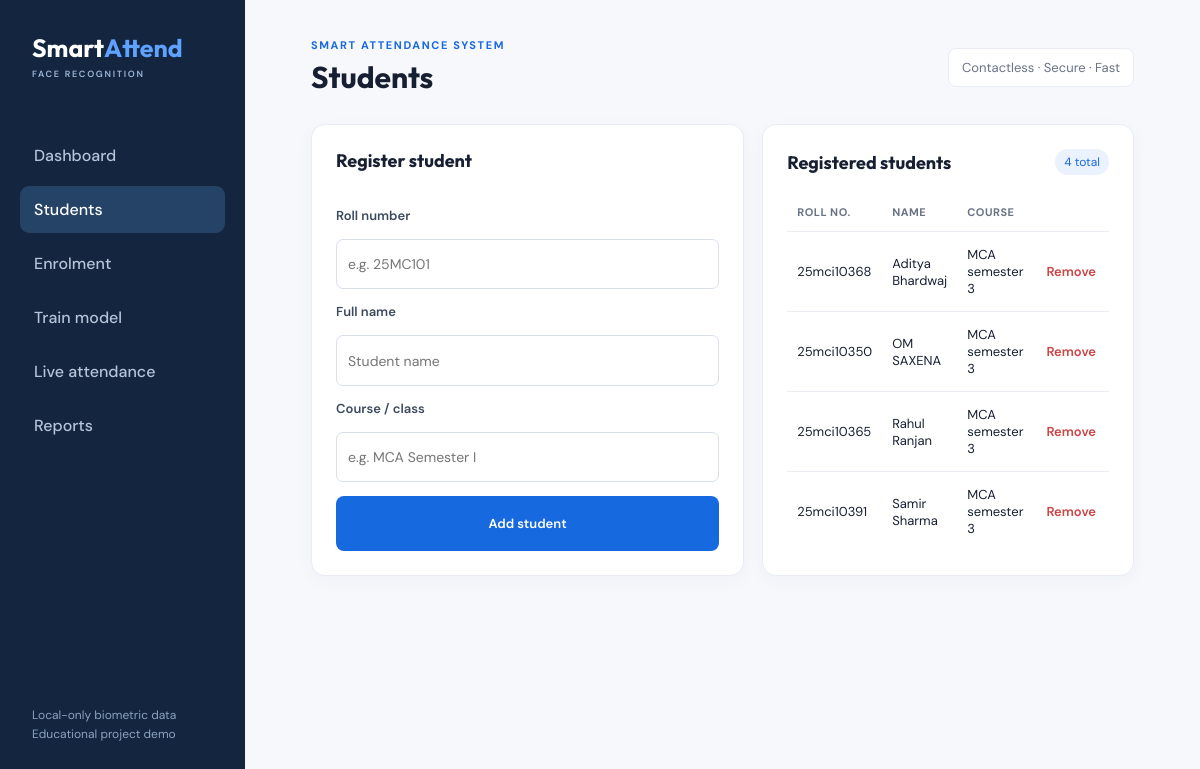
/students, run on the app's committed database.
### tables this page shows
CREATE TABLE students (
          id INTEGER PRIMARY KEY AUTOINCREMENT,
          roll_no TEXT NOT NULL UNIQUE,
          name TEXT NOT NULL,
          course TEXT NOT NULL,
          created_at TEXT NOT NULL DEFAULT CURRENT_TIMESTAMP
        );

### app.py (the view, shortened to what this page needs)
@app.route("/students", methods=["GET", "POST"])
def students():
    with connection() as con:
        rows = con.execute("SELECT * FROM students ORDER BY name").fetchall()
    return render_template("students.html", students=rows)

### app.py (called while the page is built)
def connection():
    con = sqlite3.connect(DB)
    con.row_factory = sqlite3.Row
    return con

### templates/students.html
{% extends 'base.html' %}{% block heading %}Students{% endblock %}{% block content %}<section class="grid"><form class="panel form" method="post"><h2>Register student</h2><label>Roll number<input name="roll_no" placeholder="e.g. 25MC101" required></label><label>Full name<input name="name" placeholder="Student name" required></label><label>Course / class<input name="course" placeholder="e.g. MCA Semester I" required></label><button>Add student</button></form><div class="panel"><div class="panel-title"><h2>Registered students</h2><span class="tag">{{students|length}} total</span></div>{% if students %}<table><tr><th>Roll no.</th><th>Name</th><th>Course</th><th></th></tr>{% for row in students %}<tr><td>{{row.roll_no}}</td><td>{{row.name}}</td><td>{{row.course}}</td><td><form method="post" action="/students/{{row.id}}/delete" onsubmit="return confirm('Remove this student and their records?')"><button class="text danger">Remove</button></form></td></tr>{% endfor %}</table>{% else %}<div class="empty">Add your first student using the form.</div>{% endif %}</div></section>{% endblock %}

### static/style.css (style rules this page uses)
:root { --navy:#13253f;--blue:#1769e0;--sky:#eaf2ff;--ink:#172033;--muted:#697386;--line:#e9edf3;--green:#0e9f6e;--red:#d14343 }
* { box-sizing:border-box }
body { margin:0;background:#f6f8fc;color:var(--ink);font-family:'DM Sans',sans-serif;display:flex;min-height:100vh }
h1,h2 { font-family:Outfit;margin:0 }
h2 { font-size:18px }
.card,.panel { background:white;border:1px solid var(--line);border-radius:14px;box-shadow:0 5px 18px rgba(28,46,75,.035) }
.grid { display:grid;grid-template-columns:2fr 1fr;gap:18px }
.panel { padding:24px }
.panel-title { display:flex;justify-content:space-between;align-items:center;margin-bottom:18px }
table { width:100%;border-collapse:collapse;font-size:13px }
th { text-align:left;color:var(--muted);font-size:11px;letter-spacing:.5px;text-transform:uppercase;padding:12px 10px;border-bottom:1px solid var(--line) }
td { padding:14px 10px;border-bottom:1px solid var(--line) }
tr:last-child td { border:0 }
button,.button { border:0;background:var(--blue);color:white;border-radius:8px;padding:11px 16px;font:600 13px 'DM Sans';cursor:pointer;text-decoration:none;display:inline-block }
.text { background:none;padding:3px }
.danger { color:var(--red) }
.form { display:grid;gap:14px }
.form h2 { margin-bottom:5px }
label { display:grid;gap:7px;color:#3d4a5e;font-size:13px;font-weight:600 }
input,select { border:1px solid #d9e0ea;border-radius:7px;padding:11px;font:14px 'DM Sans';width:100%;background:white }
.tag { font-size:12px;color:var(--blue);background:var(--sky);padding:5px 9px;border-radius:20px }

### data on the page
students: roll_no "25mci10368", name "Aditya Bhardwaj", course "MCA semester 3"
students: roll_no "25mci10350", name "OM SAXENA", course "MCA semester 3"
students: roll_no "25mci10365", name "Rahul Ranjan", course "MCA semester 3"
students: roll_no "25mci10391", name "Samir Sharma", course "MCA semester 3"

### other printed values
{{ now if now else 'Contactless · Secure · Fast' }} "Contactless · Secure · Fast"
{{ students|length }} "4"
